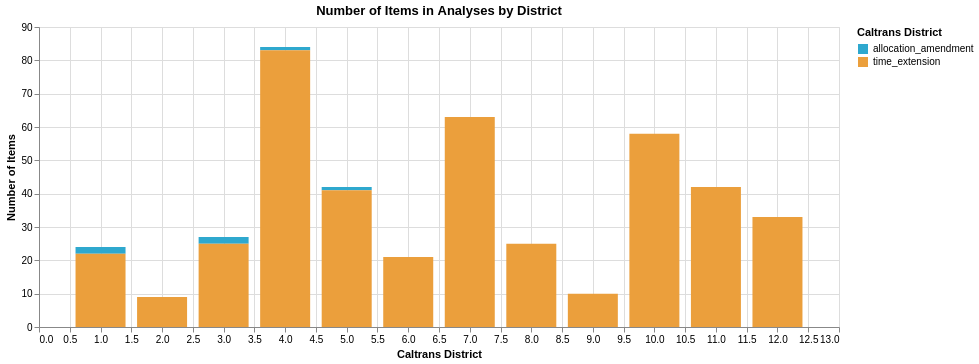

Here is the notebook cell this chart was saved with:
### Code cell
chart = ((alt.Chart((((district.groupby(['district', 'type']).size()).reset_index()).rename(columns={ 0:"Number of Items", "type":"Item Type", "district":"District"})))
            .mark_bar(size=50)
            .encode(
                x=alt.X("District", title="Caltrans District"),
                 y=alt.Y('Number of Items:Q', title="Number of Items"),
                color=alt.Color("Item Type", title="Caltrans District", scale=alt.Scale(range = cp.CALITP_CATEGORY_BRIGHT_COLORS)
                ))
          .properties(title="Number of Items in Analyses by District",
        width=800,
        height=300)))
chart

### Figure 1 — Vega-Lite specification as saved in the notebook (floating-point values rounded to 4 significant figures)
{"config": {"view": {"continuousWidth": 300, "continuousHeight": 300}}, "data": {"name": "data-4973bf02d8d1939f4b1df06d8e3f345f"}, "mark": {"type": "bar", "size": 50}, "encoding": {"color": {"field": "Item Type", "scale": {"range": ["#2EA8CE", "#EB9F3C", "#F4D837", "#51BF9D", "#8CBCCB", "#9487C0"]}, "title": "Caltrans District", "type": "nominal"}, "x": {"field": "District", "title": "Caltrans District", "type": "quantitative"}, "y": {"field": "Number of Items", "title": "Number of Items", "type": "quantitative"}}, "height": 300, "title": "Number of Items in Analyses by District", "width": 800, "$schema": "https://vega.github.io/schema/vega-lite/v5.20.1.json", "datasets": {"data-4973bf02d8d1939f4b1df06d8e3f345f": [{"District": 1.0, "Item Type": "allocation_amendment", "Number of Items": 2}, {"District": 1.0, "Item Type": "time_extension", "Number of Items": 22}, {"District": 2.0, "Item Type": "time_extension", "Number of Items": 9}, {"District": 3.0, "Item Type": "allocation_amendment", "Number of Items": 2}, {"District": 3.0, "Item Type": "time_extension", "Number of Items": 25}, {"District": 4.0, "Item Type": "allocation_amendment", "Number of Items": 1}, {"District": 4.0, "Item Type": "time_extension", "Number of Items": 83}, {"District": 5.0, "Item Type": "allocation_amendment", "Number of Items": 1}, {"District": 5.0, "Item Type": "time_extension", "Number of Items": 41}, {"District": 6.0, "Item Type": "time_extension", "Number of Items": 21}, {"District": 7.0, "Item Type": "time_extension", "Number of Items": 63}, {"District": 8.0, "Item Type": "time_extension", "Number of Items": 25}, {"District": 9.0, "Item Type": "time_extension", "Number of Items": 10}, {"District": 10.0, "Item Type": "time_extension", "Number of Items": 58}, {"District": 11.0, "Item Type": "time_extension", "Number of Items": 42}, {"District": 12.0, "Item Type": "time_extension", "Number of Items": 33}]}}
